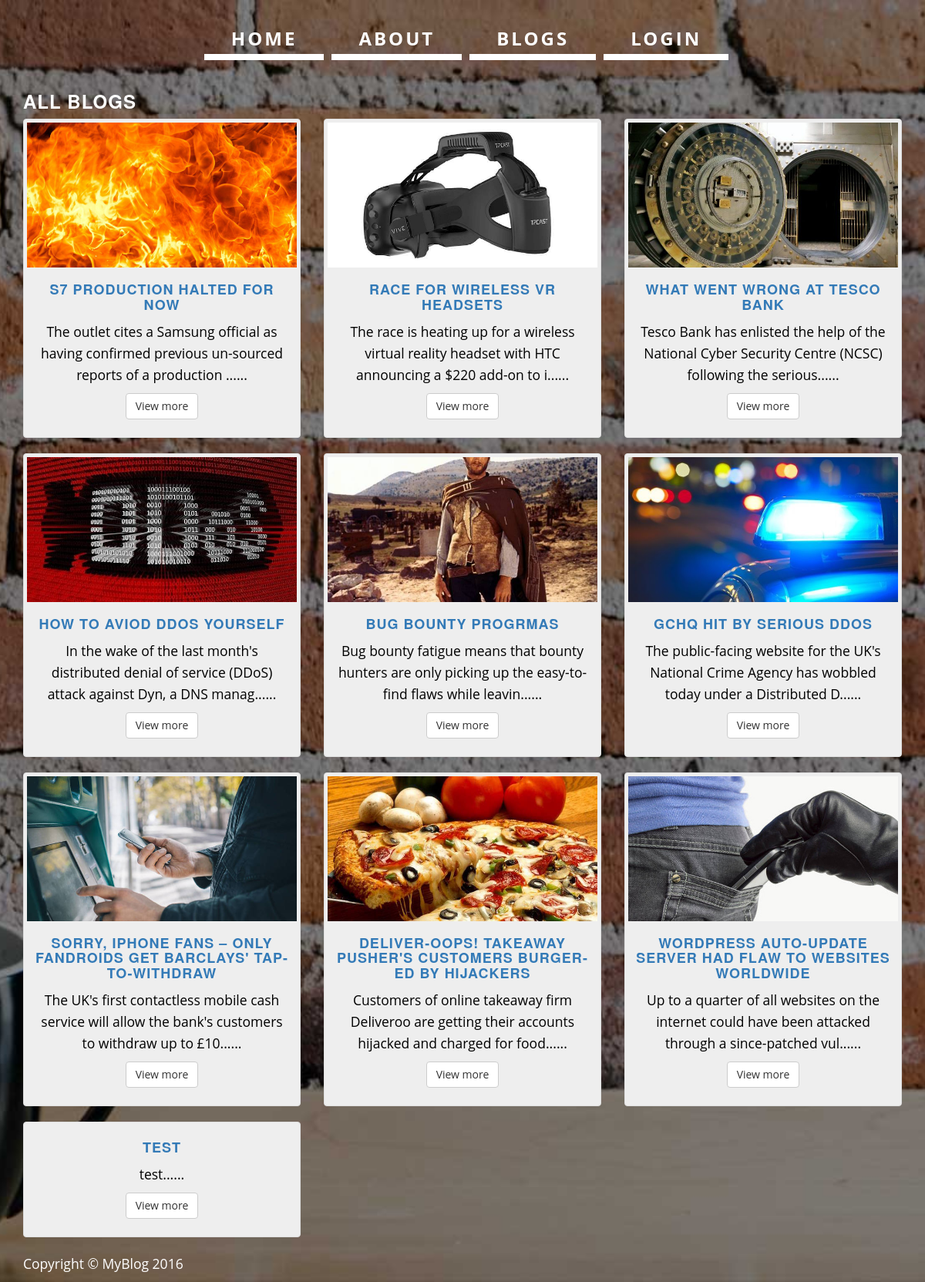
Page /blogs-all on the committed database.
### tables this page shows
CREATE TABLE "content" (
	`id`	INTEGER,
	`author`	TEXT,
	`date`	TEXT,
	`title`	INTEGER,
	`content`	TEXT,
	`image`	TEXT,
	`url`	TEXT
);

### webapp.py (the view)
@app.route('/blogs-all')
def allblogs():
    g.db = connect_db()
    cur = g.db.execute('SELECT title, author, id, content, image FROM content')
    sales = [dict(title=row[0], author=row[1], id=row[2], content=row[3], image=row[4]) for row in cur.fetchall()]
    g.db.close()
    return render_template("blogs_all.html", sales=sales)

### webapp.py (called while the page is built)
def connect_db():
    return lite.connect(app.config['DATABASE'])

### templates/blogs_all.html
{% extends"base.html" %}
{% block content %}
    <body>
    <div class="container">
    <div class="row">
        <div class="col-lg-12">
            <h3 style="color: white">All Blogs</h3>
        </div>
    </div>
    <div class="row text-center">
        {% for item in sales %}
            <div class="col-md-4 col-sm-6 hero-feature">
                <div class="thumbnail">
                    <img class="img-responsive" src="{{ item.image }}" alt="">
                    <div class="caption">
                        <h4><a href="{{ url_for('blog', id=item.id) }}">{{ item.title }}</a></h4>
                        <p> {{ item.content[:100] }}......</p>
                        <p>
                            <a href="{{ url_for('blog', id=item.id) }}" class="btn btn-default">View more</a>
                        </p>
                    </div>
                </div>
            </div>
        {% endfor %}
    </div>
        <footer>
            <div class="row">
                <div class="col-lg-12">
                    <p class="footer">Copyright &copy; MyBlog 2016</p>
                </div>
            </div>
        </footer>
    </div>
    </body>
{% endblock %}

### static/css/style.css (style rules this page uses)
body { font-family: "Open Sans","Helvetica Neue",Helvetica,Arial,sans-serif; background: url('../bg.jpg') no-repeat center center fixed; -webkit-background-size: cover; -moz-background-size: cover; background-size: cover; -o-background-size: cover; }
h1, h2, h3, h4, h5, h6 { text-transform: uppercase; font-family: "Josefin Slab","Helvetica Neue",Helvetica,Arial,sans-serif; font-weight: 700; letter-spacing: 1px; }
p { font-size: 1.25em; line-height: 1.6; color: #000; }
.thumbnail { background-color: #eee !important; }
.footer { color: white !important; }

### rows in the picture
content: image (picture), title "S7 PRODUCTION HALTED FOR NOW", content "The outlet cites a Samsung official as having confirmed previous un-sourced reports of a production"
content: image (picture), title "RACE FOR WIRELESS VR HEADSETS", content "The race is heating up for a wireless virtual reality headset with HTC announcing a $220 add-on to i"
content: image (picture), title "WHAT WENT WRONG AT TESCO BANK", content "Tesco Bank has enlisted the help of the National Cyber Security Centre (NCSC) following the serious"
content: image (picture), title "HOW TO AVIOD DDOS YOURSELF", content "In the wake of the last month's distributed denial of service (DDoS) attack against Dyn, a DNS manag"
content: image (picture), title "BUG BOUNTY PROGRMAS", content "Bug bounty fatigue means that bounty hunters are only picking up the easy-to-find flaws while leavin"
content: image (picture), title "GCHQ HIT BY SERIOUS DDOS", content "The public-facing website for the UK's National Crime Agency has wobbled today under a Distributed D"
content: image (picture), title "SORRY, IPHONE FANS – ONLY FANDROIDS GET BARCLAYS' TAP-TO-WITHDRAW", content "The UK's first contactless mobile cash service will allow the bank's customers to withdraw up to £10"
content: image (picture), title "DELIVER-OOPS! TAKEAWAY PUSHER'S CUSTOMERS BURGER-ED BY HIJACKERS", content "Customers of online takeaway firm Deliveroo are getting their accounts hijacked and charged for food"
content: image (picture), title "WORDPRESS AUTO-UPDATE SERVER HAD FLAW TO WEBSITES WORLDWIDE", content "Up to a quarter of all websites on the internet could have been attacked through a since-patched vul"
content: title "TEST", content "test"
